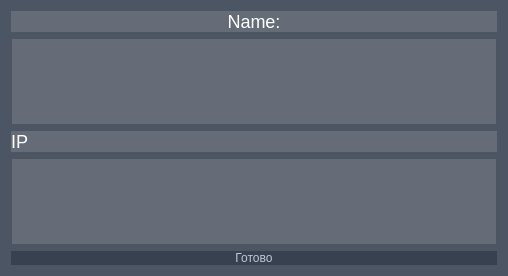
<?xml version="1.0" encoding="UTF-8"?>
<ui version="4.0">
 <class>registrationWindow</class>
 <widget class="QWidget" name="registrationWindow">
  <property name="geometry">
   <rect>
    <x>0</x>
    <y>0</y>
    <width>508</width>
    <height>276</height>
   </rect>
  </property>
  <property name="windowTitle">
   <string>Form</string>
  </property>
  <property name="styleSheet">
   <string notr="true">QWidget{
	background: #4b5563;
}</string>
  </property>
  <layout class="QGridLayout" name="gridLayout">
   <item row="3" column="0">
    <widget class="QLabel" name="label">
     <property name="styleSheet">
      <string notr="true">QLabel{
	
	font-size: 18px;
	font-family: 'verdana', sans-serif;
	background: #656c78;
	color: white;
}</string>
     </property>
     <property name="text">
      <string>IP</string>
     </property>
    </widget>
   </item>
   <item row="1" column="0">
    <widget class="QLabel" name="name">
     <property name="sizePolicy">
      <sizepolicy hsizetype="Preferred" vsizetype="Maximum">
       <horstretch>0</horstretch>
       <verstretch>0</verstretch>
      </sizepolicy>
     </property>
     <property name="styleSheet">
      <string notr="true">QLabel{
	
	font-size: 18px;
	font-family: 'verdana', sans-serif;
	background: #656c78;
	color: white;
}</string>
     </property>
     <property name="text">
      <string>Name:</string>
     </property>
     <property name="alignment">
      <set>Qt::AlignCenter</set>
     </property>
    </widget>
   </item>
   <item row="2" column="0">
    <widget class="QTextEdit" name="setName">
     <property name="sizePolicy">
      <sizepolicy hsizetype="Preferred" vsizetype="Maximum">
       <horstretch>0</horstretch>
       <verstretch>0</verstretch>
      </sizepolicy>
     </property>
     <property name="styleSheet">
      <string notr="true">QTextEdit{
	background: #656c78;
	color: white;
}</string>
     </property>
     <property name="html">
      <string>&lt;!DOCTYPE HTML PUBLIC &quot;-//W3C//DTD HTML 4.0//EN&quot; &quot;http://www.w3.org/TR/REC-html40/strict.dtd&quot;&gt;
&lt;html&gt;&lt;head&gt;&lt;meta name=&quot;qrichtext&quot; content=&quot;1&quot; /&gt;&lt;meta charset=&quot;utf-8&quot; /&gt;&lt;style type=&quot;text/css&quot;&gt;
p, li { white-space: pre-wrap; }
hr { height: 1px; border-width: 0; }
li.unchecked::marker { content: &quot;\2610&quot;; }
li.checked::marker { content: &quot;\2612&quot;; }
&lt;/style&gt;&lt;/head&gt;&lt;body style=&quot; font-family:'Segoe UI'; font-size:9pt; font-weight:400; font-style:normal;&quot;&gt;
&lt;p style=&quot;-qt-paragraph-type:empty; margin-top:0px; margin-bottom:0px; margin-left:0px; margin-right:0px; -qt-block-indent:0; text-indent:0px;&quot;&gt;&lt;br /&gt;&lt;/p&gt;&lt;/body&gt;&lt;/html&gt;</string>
     </property>
    </widget>
   </item>
   <item row="5" column="0">
    <widget class="QPushButton" name="CheckIP">
     <property name="enabled">
      <bool>true</bool>
     </property>
     <property name="styleSheet">
      <string notr="true">QPushButton { background-color: #38414f; border: none; color: #bec7d4;}</string>
     </property>
     <property name="text">
      <string>Готово</string>
     </property>
     <property name="default">
      <bool>false</bool>
     </property>
    </widget>
   </item>
   <item row="4" column="0">
    <widget class="QTextEdit" name="ip">
     <property name="styleSheet">
      <string notr="true">QTextEdit{
	background: #656c78;
	color: white;
}</string>
     </property>
    </widget>
   </item>
  </layout>
 </widget>
 <resources/>
 <connections/>
</ui>
